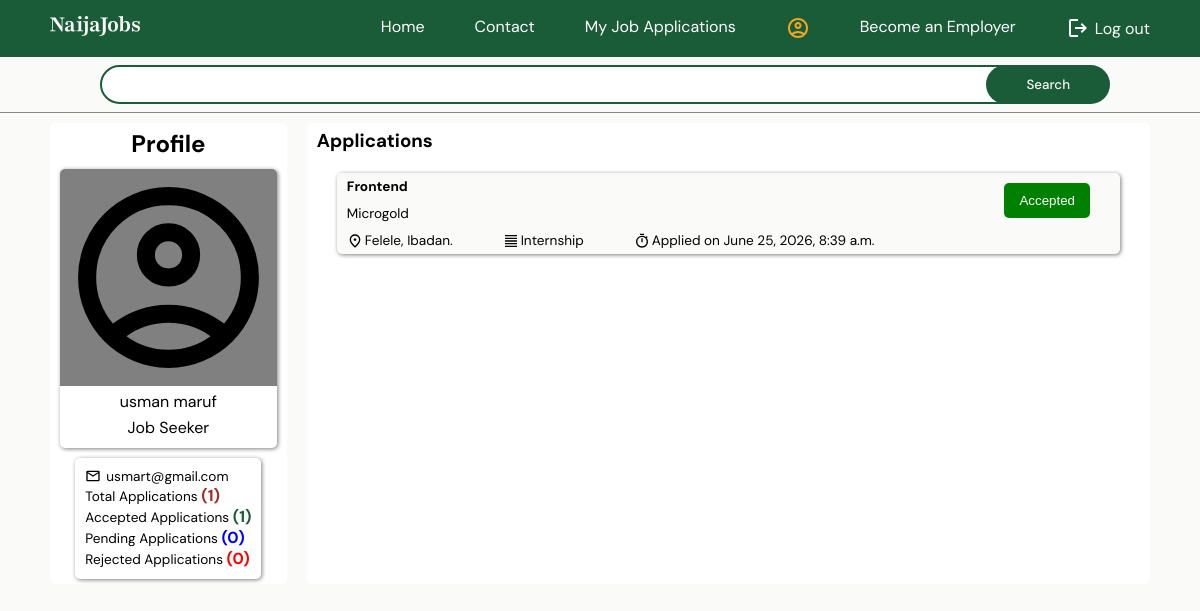
/my-application (signed in), run on an earlier commit of the app's database.
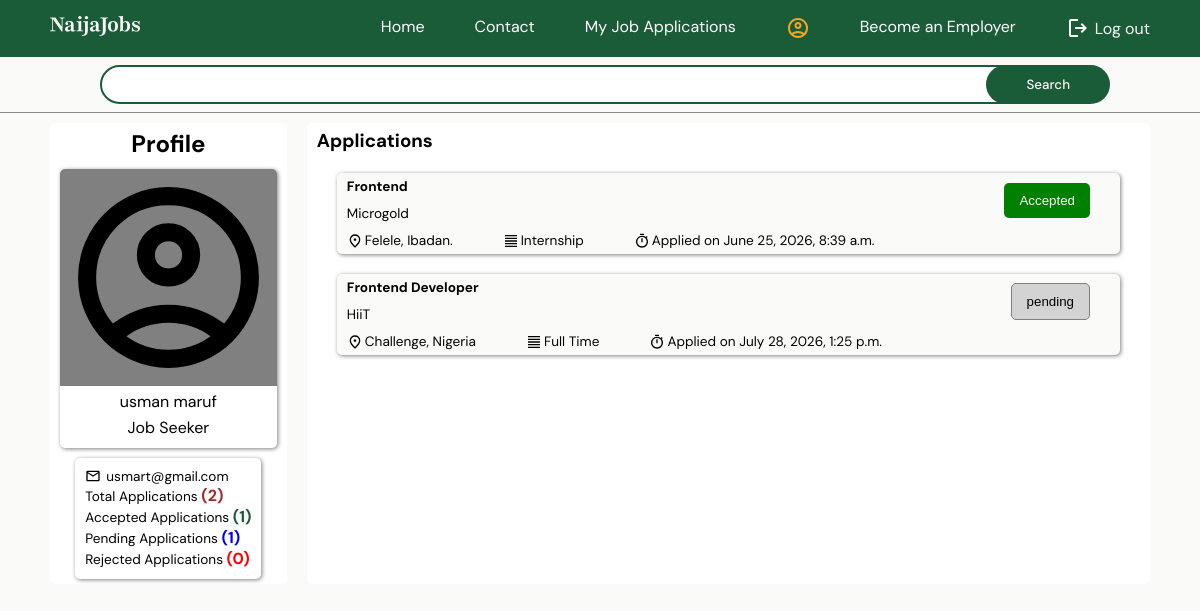
And on a later commit of the database.
### routes/models.py (models this page shows, shortened)
class Application(models.Model):
    STATUS_CHOICES = (('pending', 'Pending'), ('accepted', 'Accepted'), ('rejected', 'Rejected'))
    applicant = models.ForeignKey(
        User,
        on_delete=models.CASCADE,
        related_name="applications"
    )
    job = models.ForeignKey(
        JobPost,
        on_delete=models.CASCADE,
        related_name="applications"
    )
    status = models.CharField(
        max_length=20,
        choices=STATUS_CHOICES,
        default="pending"
    )
    applied_at = models.DateTimeField(auto_now_add=True)
    class Meta:
        unique_together = ("applicant", "job")

### Employer/models.py (models this page shows, shortened)
class JobPost(models.Model):
    user = models.ForeignKey(
        User,
        on_delete=models.CASCADE,
        related_name="job_posts"
    )
    status_options = (('open', 'Open'), ('closed', 'Closed'))
    type_options = (('full_time', 'Full Time'), ('part_time', 'Part Time'), ('internship', 'Internship'), ('contract', 'Contract'))
    title = models.CharField(max_length=50)
    job_type = models.CharField(max_length=50, choices=type_options, db_index=True)
    salary_min = models.PositiveIntegerField()
    salary_max = models.PositiveIntegerField()
    description = models.TextField()
    category = models.CharField(max_length=50, db_index=True)
    date_posted = models.DateTimeField(auto_now_add=True)
    date_closing = models.DateField()
    status = models.CharField(max_length=20, choices=status_options, db_index=True, default="Open")
    is_active = models.BooleanField(default=True)

class EmployerProfile(models.Model):
    user = models.OneToOneField(
        User,
        on_delete=models.CASCADE,
        related_name="employer_profile"
    )
    company_name = models.CharField(max_length=50)
    industry = models.CharField(max_length=50)
    location = models.TextField()
    website = models.TextField()
    about_us = models.TextField()
    email = models.CharField(max_length=50)
    phone = models.CharField(max_length=11)
    linkedin = models.TextField()
    office_held = models.CharField(max_length=30)

### accounts/models.py (models this page shows)
class User(AbstractUser):
    role_options = (('Employer', 'employer'),('seeker', 'Job seeker'))
    id = models.UUIDField(primary_key=True, editable=False, default=uuid.uuid4)
    role = models.CharField(max_length=20, choices= role_options)

### routes/views.py (the view)
# urls.py: path("my-application", views.Job_Applications, name="my_applications"),
@login_required
def Job_Applications(request):
    if(request.user.role == "Employer"):
        return redirect("home")
    job_applications = request.user.applications.all()
    total_applications = request.user.applications.all().count()
    pending = request.user.applications.all().filter(status = "pending").count()
    total_acceptance = request.user.applications.all().filter(status = "Accepted").count()
    total_rejected = request.user.applications.all().filter(status = "Rejected").count()
    return render(request, "routes/job-applications.html", {
        "applications" : job_applications,
          "total" : total_applications,
          "pending" : pending,
          "accepted" : total_acceptance,
          "rejected" : total_rejected
        })

### NaijaJobs/context_processors.py (called while the page is built)
def cache_buster(request):
    return {
        "static_version": time.time_ns() if settings.DEBUG else "",
    }

### templates/routes/job-applications.html (shortened to what this page needs)
{% extends "base.html" %}
{% load static %}
{% block style %} <link rel="stylesheet" href="{% static 'css/job-application.css'%}?v={{ static_version }}"> {% endblock %}
{% block content %}
    {% if applications %}
    <section id="container">
        <aside class="first">
            <h3>Profile</h3>
            <div class="profiles">
                <img src="{% static 'svg/user-black.svg' %}" alt="">
                <p>{{ request.user.first_name }} {{ request.user.last_name }}</p>
                <p>{{ request.user.role }}</p>
            </div>
            <div class="stats">
                <p class="mail"><img width="16" src="{% static 'svg/mail.svg' %}" alt=""> {{ request.user.email }}</p>
                <p>Total Applications <b class="brown">({{ total }})</b></p>
                <p>Accepted Applications <b class="green">({{ accepted }})</b></p>
                <p>Pending Applications <b class="blue">({{ pending }})</b></p>
                <p>Rejected Applications <b class="red">({{ rejected }})</b></p>
            </div>
        </aside>
        <aside class="second">
            <h3>Applications</h3>
            {% for application in applications %}
                <a class="application-card" href="{% url 'job_detail' application.job.id %}">
                    <article class="first">
                        <section class="left">
                            <h4>{{ application.job.title }}</h4>
                            <p>{{ application.job.user.employer_profile.company_name }}</p>
                        </section>
                        <section class="right">
                            {% if application.status == "pending" %}
                                <button class="btn grey" type="button">{{ application.status }}</button>
                            {% elif application.status == "Accepted" %}
                                <button class="btn green">Accepted</button>
                            {% elif application.status == "Rejected" %}
                                <button class="btn red">Rejected</button>
                            {% endif %}
                        </section>
                    </article>
                    <article class="second">
                        <div class="location">
                            <img width="16" src="{% static 'svg/location.svg' %}" alt="">
                            <p>{{ application.job.user.employer_profile.location }}</p>
                        </div>
                        <div class="type">
                            <img width="16" src="{% static 'svg/type.svg' %}" alt="">
                            <p>{{ application.job.job_type }}</p>
                        </div>
                        <div class="time">
                            <img width="16" src="{% static 'svg/time.svg' %}" alt="">
                            <p>Applied on {{ application.applied_at }}</p>
                        </div>
                    </article>
                </a>
            {% endfor %}
        </aside>
    </section>
    {% else %}
    <div class="empty-container">
        <p>Empty Applications</p>
    </div>
    {% endif %}
{% endblock %}

What changed in the data, as far as the page shows it:
added Application: job "Frontend Developer", job.user.employer_profile.company_name "HiiT", status "pending", job.user.employer_profile.location "Challenge, Nigeria", job.job_type "Full Time", applied_at "July 28, 2026, 1:25 p.m."
Also different on the page:
{{ total }}: "1" → "2"
{{ pending }}: "0" → "1"
